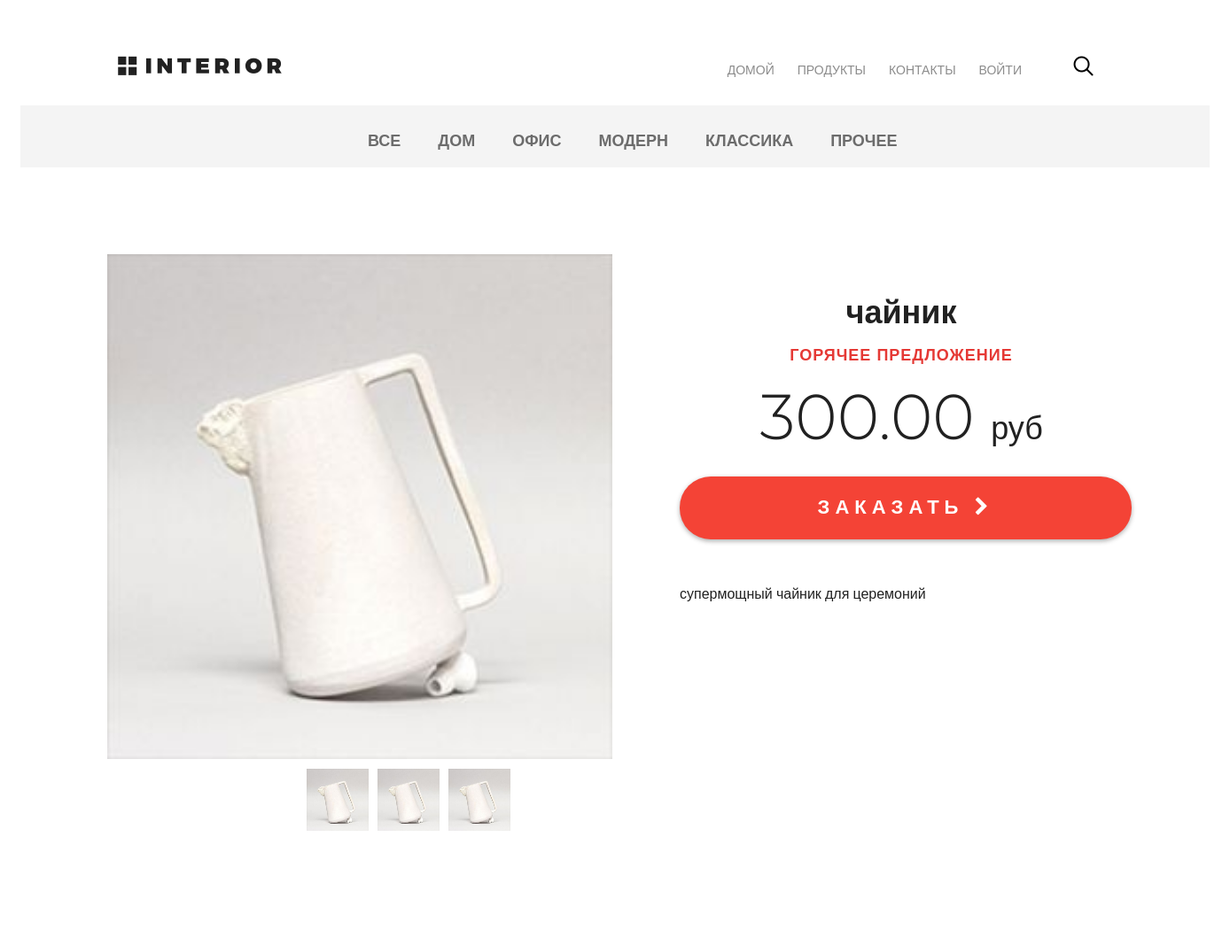
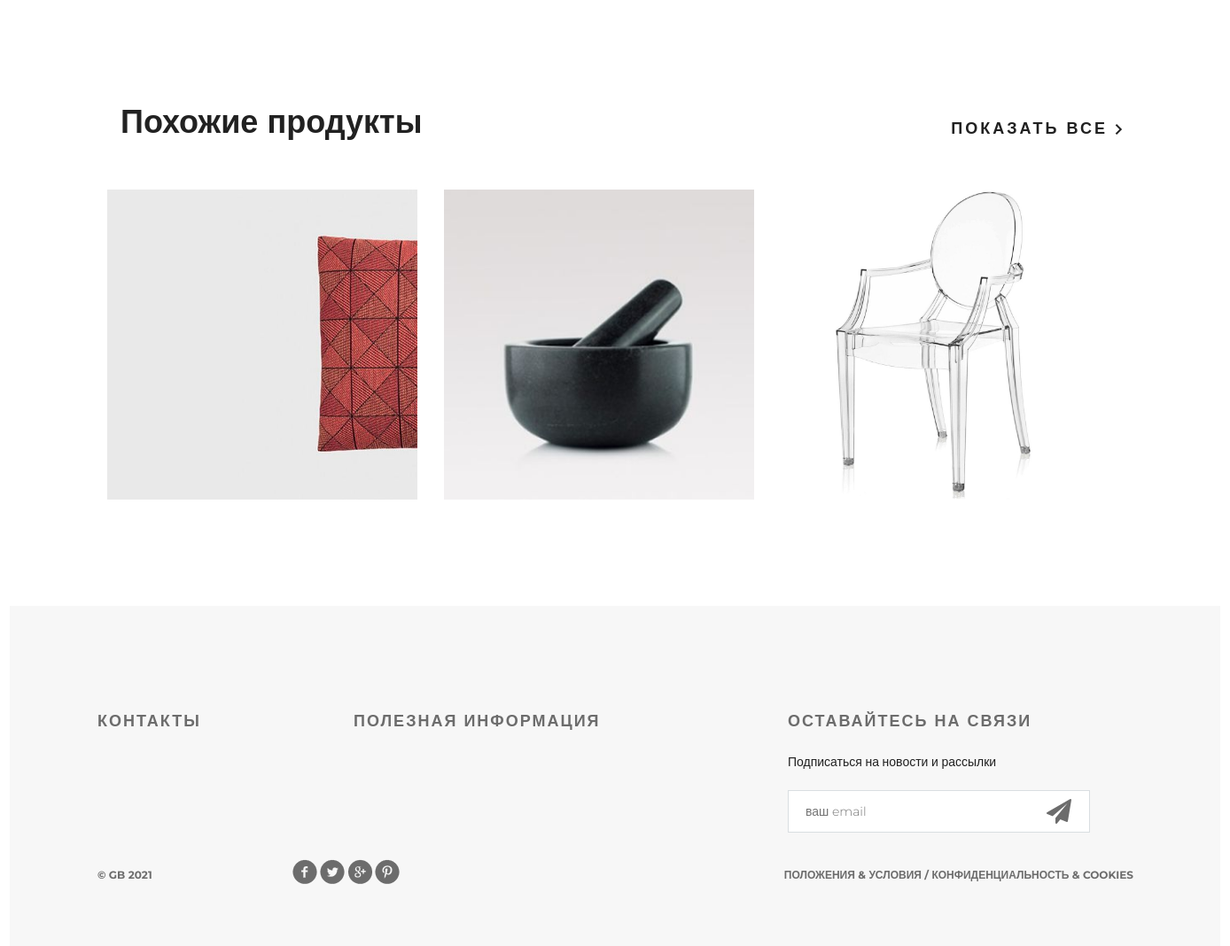
/products/product/163/, run on the app's committed database (2 pictures, top to bottom).
### mainapp/models.py (models this page shows, shortened)
class ProductCategory(models.Model):
    name = models.CharField(
        verbose_name='имя',
        max_length=64,
        unique=True,
    )
    description = models.TextField(
        verbose_name='описание',
        blank=True,
    )
    is_active = models.BooleanField(
        verbose_name='активна',
        default=True
    )
    created = models.DateTimeField(auto_now_add=True)
    updated = models.DateTimeField(auto_now=True)
    class Meta:
        verbose_name = 'категория'
        verbose_name_plural = 'категории'

class Product(models.Model):
    category = models.ForeignKey(
        ProductCategory,
        on_delete=models.CASCADE,
        verbose_name='категория',
    )
    name = models.CharField(
        verbose_name='название продукта',
        max_length=128,
    )
    short_desc = models.CharField(
        max_length=256,
        blank=True,
        verbose_name='краткое описание',
    )
    image = models.ImageField(
        upload_to='products_images',
        blank=True,
    )
    description = models.TextField(
        verbose_name='описание',
        blank=True,
    )
    price = models.DecimalField(
        verbose_name='цена',
        max_digits=8,
        decimal_places=2,
        default=0,
    )
    quantity = models.PositiveIntegerField(
        verbose_name='количество на складе',
        default=0,
    )
    is_active = models.BooleanField(
        verbose_name='активна',
        default=True
    )
    class Meta:
        verbose_name = 'товар'
        verbose_name_plural = 'товары'

### mainapp/views.py (the view)
# urls.py: path('product/<int:pk>/', product, name='product'),
def product(request, pk=None):
    title = 'продукт'
    links_menu = get_links_menu()
    product = get_product(pk)
    same_products = get_same_products(product)
    context = {
        'title': title,
        'links_menu': links_menu,
        'related_products': same_products,
        'product': product,
    }
    return render(request, 'mainapp/product.html', context)

### mainapp/context_processors.py (called while the page is built)
def basket(request):
   basket = []
   if request.user.is_authenticated:
       basket = Basket.objects.filter(user=request.user)
   return {
       'basket': basket,
   }

### mainapp/views.py (called while the page is built)
def get_links_menu():
    if settings.LOW_CACHE:
        key = 'links_menu'
        links_menu = cache.get(key)
        if links_menu is None:
            links_menu = ProductCategory.objects.filter(is_active=True)     # Считаем все категории из справочника ("все" сформируем в HTML)
            cache.set(key, links_menu)
        return links_menu
    else:
        return ProductCategory.objects.filter(is_active=True)       # Считаем все категории из справочника ("все" сформируем в HTML)

def get_product(pk):
    if settings.LOW_CACHE:
        key = f'product_{pk}'
        product = cache.get(key)
        if product is None:
            product = get_object_or_404(Product, pk=pk)
            cache.set(key, product)
        return product
    else:
        return get_object_or_404(Product, pk=pk)

def get_products_in_category_orederd_by_price(pk):
    if settings.LOW_CACHE:
        key = f'products_in_category_orederd_by_price_{pk}'
        products = cache.get(key)
        if products is None:
            products = Product.objects.filter(category__pk=pk, is_active=True, category__is_active=True).order_by('price')
            cache.set(key, products)
        return products
    else:
        return Product.objects.filter(category__pk=pk, is_active=True, category__is_active=True).order_by('price')

def get_same_products(hot_product):
    same_products = get_products_in_category_orederd_by_price(hot_product.category_id).exclude(pk=hot_product.pk)[:3]
    return same_products

### mainapp/templates/mainapp/product.html (shortened to what this page needs)
{% extends 'geekshop/base.html' %}
{% load static %}
{% block content %}
{% include 'geekshop/includes/inc_main_menu.html' %}
<div class="details">
    {% include 'mainapp/includes/inc_categories_menu.html' %}
    <div class="details-products">
        <div class="details-slider">
            <div class="slider-product">
                <img src="/media/{{ product.image }}" style="width: 100%">
            </div>
            <div class="slider-control">
                <div class="block">
                    <a href="#"><img src="/media/{{ product.image }}" style="width: 100%" alt="">
                    </a>
                </div>
                <div class="block">
                    <a href="#"><img src="/media/{{ product.image }}" style="width: 100%" alt="">
                    </a>
                </div>
                <div class="block">
                    <a href="#"><img src="/media/{{ product.image }}" style="width: 100%" alt="">
                    </a>
                </div>
            </div>
        </div>
        <div class="description">
            <h3 class="big-bold">{{ product.name }}</h3>
            <h3 class="red">горячее предложение</h3>
            <p class="price"> {{ product.price }} <span>руб</span></p>
            <a href="{% url 'basket:add' product.pk %}" class="red-button">
                заказать <i class="fa fa-chevron-right" aria-hidden="true"></i>
            </a>
            <div class="description-text">
                {{ product.description }}
            </div>
        </div>
    </div>
    <div class="related">
        <div class="title clearfix">
            <h2>Похожие продукты</h2>
            <a class="explore" href="#">показать все <img src="/static/geekshop/img/arrow.png" alt=""></a>
        </div>
        <div class="related-products clearfix">
            {% for product_rel in related_products %}
                <div class="block">
                    <a href="{% url 'products:product' product_rel.pk %}"><img src="/media/{{ product_rel.image }}" style="width: -webkit-fill-available" alt="">
                    </a>
                </div>
            {% endfor %}
        </div>
    </div>
</div>
{% endblock %}

### mainapp/templates/mainapp/includes/inc_categories_menu.html (shortened to what this page needs)
<div class="links clearfix">
    <ul class="links-menu">
        <li>
            <a href="{% url 'products:category' 0 %}" class="">
                Все
            </a>
        </li>
        {% for link in links_menu %}
        <li>
            <a href="{% url 'products:category' link.pk %}"
               class="">{{ link.name }}
            </a>
        </li>
        {% endfor %}
    </ul>
</div>

### geekshop/static/geekshop/style.css (style rules this page uses)
* { margin: 0; padding: 0; }
body { font-family: 'Montserrat', sans-serif; }
html, body { height: 100%; }
.clearfix:after { content: ""; display: block; clear: both; }
.explore { text-transform: uppercase; color: #212121; font-size: 18px; font-weight: 700; line-height: 24px; text-align: center; float: right; margin-top: 138px; letter-spacing: 3px; text-decoration: none; }
.big-bold { color: #212121; font-size: 36px; font-weight: 700; text-align: left; margin-bottom: 24px; line-height: 36px; }
.title { height: 152px; margin-right: 15px; }
.title h2 { float: left; margin-top: 118px; color: #212121; font-size: 36px; font-weight: 700; text-align: left; margin-left: 15px; }
.red { text-transform: uppercase; color: #e53935; font-size: 18px; font-weight: 700; text-align: left; letter-spacing: 1px; line-height: 17px; margin-bottom: 22px; }
.links { height: 70px; background-color: #f4f4f4; position: relative; padding-left: 360px; }
.links-menu { margin: 27px auto 0px; position: absolute; }
.links-menu li { float: left; list-style-type: none; padding-right: 42px; }
.links-menu li a { text-decoration: none; color: #6c6c6c; font-size: 18px; font-weight: 700; text-transform: uppercase; }
.details-products { padding-left: 98px; padding-right: 98px; margin-top: 98px; height: 651px; }
.details-slider { width: 570px; float: left; margin-right: 30px; }
.slider-product { width: 570px; height: 570px; }
.slider-control { width: 420px; height: 70px; margin: 11px auto 0px; padding-left: 150px }
.slider-control .block { height: 70px; width: 70px; position: relative; float: left; margin-right: 10px; }
.description { width: 535px; float: right; padding-left: 35px }
.description .big-bold { color: #212121; font-size: 36px; font-weight: 700; text-align: center; margin-top: 47px; margin-bottom: 0px; }
.description .red { text-transform: uppercase; color: #e53935; font-size: 18px; font-weight: 700; text-align: center; letter-spacing: 1px; line-height: 17px; margin-top: 23px; margin-bottom: 36px; }
.description .price { color: #212121; font-size: 72px; font-weight: 300; line-height: 48px; text-align: center; }
.description .price span { color: #212121; font-size: 36px; font-weight: 300; line-height: 48px; text-align: center; }
.red-button { display: block; height: 71px; width: 510px; border-radius: 35px; background-color: #f44336; text-align: center; text-transform: uppercase; text-decoration: none; color: #ffffff; font-size: 22px; font-weight: 700; line-height: 24px; box-shadow: 0px 2px 4.85px 0.15px rgba(33, 33, 33, 0.35); line-height: 70px; letter-spacing: 6px; margin-top: 31px; }
.description-text { margin-top: 50px; color: #212121; font-size: 16px; font-weight: 300; line-height: 24px; text-align: left; }
.related { padding: 0px 98px; }
.related .title { height: 343px; margin-right: 0; }
.related .title h2 { margin-top: 245px; }
.related .title .explore { margin-top: 262px; }
.related-products { margin-bottom: 120px; }
.related-products .block a img { float: left; }
.related-products .block { float: left; margin-right: 30px; display: block; height: 350px; width: 350px; position: relative; }
.related-products .block:nth-child(3n) { margin-right: 0px; }

### data on the page
ProductCategory: name "ДОМ"
ProductCategory: name "ОФИС"
ProductCategory: name "МОДЕРН"
ProductCategory: name "КЛАССИКА"
ProductCategory: name "ПРОЧЕЕ"
Product: image (picture), name "чайник", price "300.00", description "супермощный чайник для церемоний"
Product: image (picture)
Product: image (picture)
Product: image (picture)
